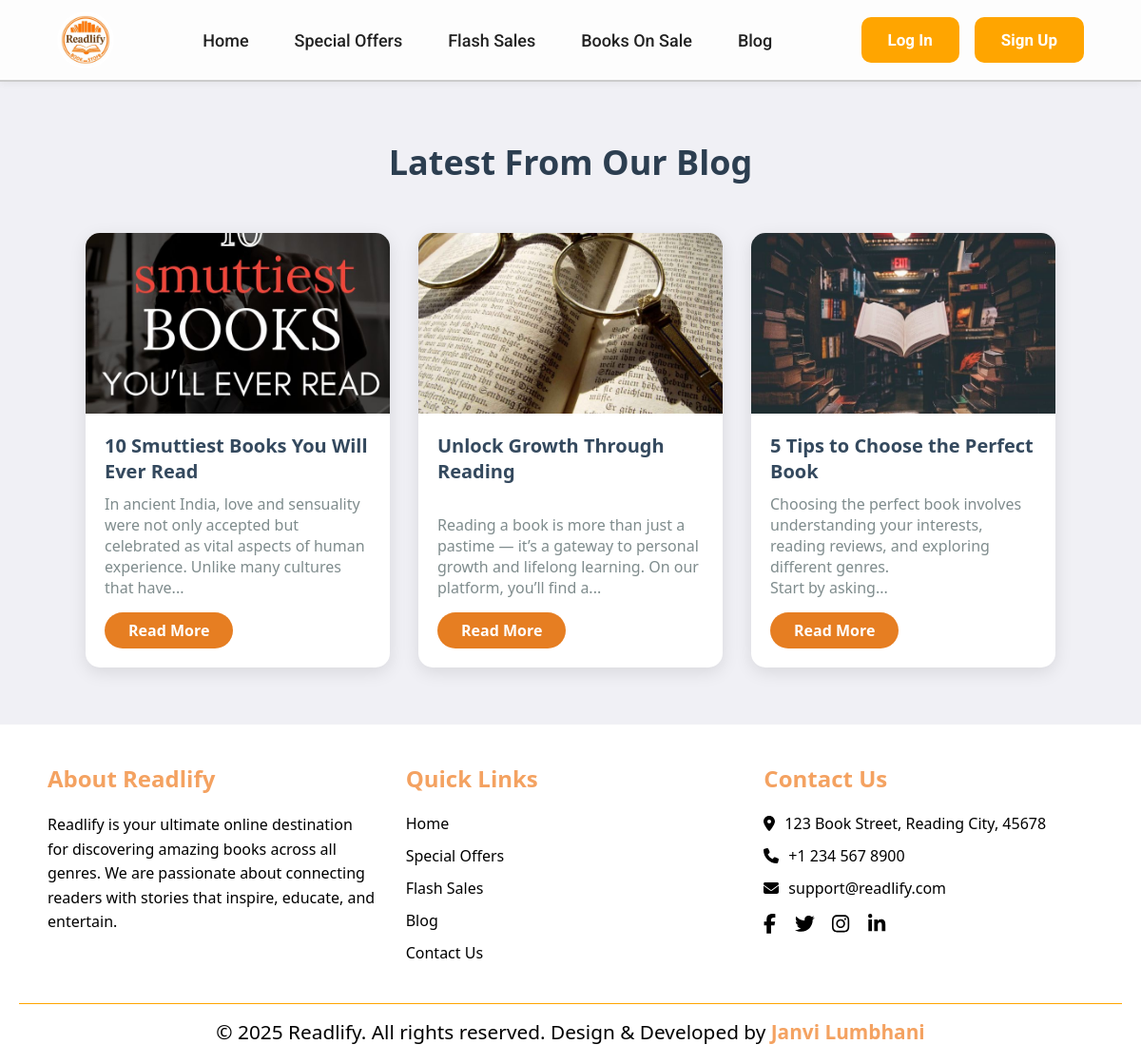
/blogs.php, run on the app's committed database.
### tables this page shows
CREATE TABLE `blogs` (
  `id` int(11) NOT NULL,
  `title` varchar(150) NOT NULL,
  `content` text NOT NULL,
  `image` varchar(255) DEFAULT NULL,
  `created_at` datetime DEFAULT current_timestamp(),
  `file_name` varchar(255) NOT NULL
);

### blogs.php (the view)
<?php
include 'connection.php';
$sql = "SELECT id, title, content, image, file_name FROM blogs ORDER BY created_at DESC";
$result = $conn->query($sql);
?>
<?php include 'header.php'; ?>
<section class="blog-section">
  <div class="blog-container">
    <h2 class="blog-title">Latest From Our Blog</h2>
    <div class="blog-cards">
      <?php if ($result && $result->num_rows > 0): ?>
        <?php while($row = $result->fetch_assoc()): ?>
          <?php
            $excerpt_length = 150;
            $short_excerpt = substr($row['content'], 0, $excerpt_length);
            if (strlen($row['content']) > $excerpt_length) {
              $last_space = strrpos($short_excerpt, ' ');
              if ($last_space !== false) {
                $short_excerpt = substr($short_excerpt, 0, $last_space);
              }
              $short_excerpt .= "...";
            }
            $image_src = !empty($row['image']) ? $row['image'] : 'images/default-blog.jpg';
            $file_name = !empty($row['file_name']) ? $row['file_name'] : 'blog_detail.php?id=' . $row['id'];
          ?>
          <article class="blog-card">
            <img src="<?php echo htmlspecialchars($image_src); ?>" alt="<?php echo htmlspecialchars($row['title']); ?>" class="blog-img" />
            <div class="blog-content">
              <h3 class="blog-post-title"><?php echo htmlspecialchars($row['title']); ?></h3>
              <p class="blog-excerpt"><?php echo nl2br(htmlspecialchars($short_excerpt)); ?></p>
              <a href="<?php echo htmlspecialchars($file_name); ?>" class="blog-readmore-btn" aria-label="Read full article: <?php echo htmlspecialchars($row['title']); ?>">Read More</a>
            </div>
          </article>
        <?php endwhile; ?>
      <?php else: ?>
        <p>No blog posts found.</p>
      <?php endif; ?>
    </div>
  </div>
</section>
<?php include 'footer.php'; ?>

### style.css (style rules this page uses)
:root { --primary-font: "Roboto", sans-serif; --secondary-font: "Inter", sans-serif; --primary-color: orange; --secondary-color: #FFE584; --light-color: #fff; }
* { box-sizing: border-box; margin: 0; padding: 0; }
body { font-family: var(--primary-font); background-color: #fff; color: #333; }
a { color: inherit; text-decoration: none; }
.blog-section { background: #f0f0f5; padding: 60px 20px; font-family: 'Segoe UI', sans-serif; }
.blog-container { max-width: 1100px; margin: 0 auto; }
.blog-title { text-align: center; font-size: 36px; color: #2c3e50; margin-bottom: 50px; }
.blog-cards { display: flex; gap: 30px; flex-wrap: wrap; justify-content: center; }
.blog-card { background: white; border-radius: 15px; box-shadow: 0 5px 18px rgba(0,0,0,0.1); width: 320px; overflow: hidden; display: flex; flex-direction: column; transition: transform 0.3s ease; }
.blog-img { width: 100%; height: 190px; object-fit: cover; }
.blog-content { padding: 20px; flex-grow: 1; display: flex; flex-direction: column; justify-content: space-between; }
.blog-post-title { font-size: 20px; color: #34495e; margin: 0 0 10px; }
.blog-excerpt { font-size: 16px; color: #7f8c8d; flex-grow: 1; }
.blog-readmore-btn { align-self: flex-start; margin-top: 15px; text-decoration: none; background-color: #e67e22; color: white; padding: 8px 25px; border-radius: 25px; font-weight: 600; transition: background-color 0.3s ease; }

### data on the page
blogs: image (picture), title "10 Smuttiest Books You Will Ever Read", content "In ancient India, love and sensuality were not only accepted but celebrated as vital aspects of human experience. Unlike many cultures that have..."
blogs: image (picture), title "Unlock Growth Through Reading", content "Reading a book is more than just a pastime — it’s a gateway to personal growth and lifelong learning. On our platform, you’ll find a..."
blogs: image (picture), title "5 Tips to Choose the Perfect Book", content "Choosing the perfect book involves understanding your interests, reading reviews, and exploring different genres. Start by asking..."
